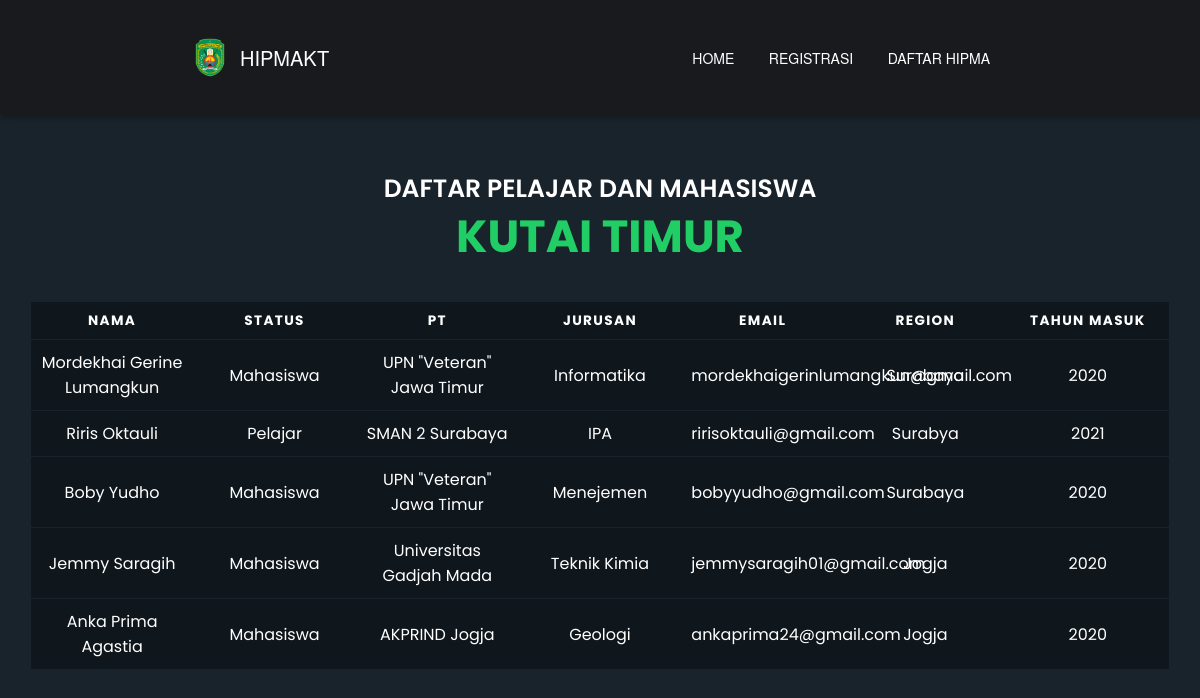
The app's page /index.php/daftarhipma/list with its own data.
### tables this page shows
CREATE TABLE `tb_listpelma` (
  `id` int(11) NOT NULL,
  `nama` varchar(50) NOT NULL,
  `status` varchar(30) NOT NULL,
  `pt` varchar(50) NOT NULL,
  `jurusan` varchar(30) NOT NULL,
  `email` varchar(50) NOT NULL,
  `region` varchar(30) NOT NULL,
  `tahunmasuk` varchar(11) NOT NULL
);

### application/controllers/Daftarhipma.php (called while the page is built, shortened)
<?php
class Daftarhipma extends CI_Controller{
    function __construct()
    {
        $this->load->model('hipma_data');
        $this->load->library('form_validation');
    }
    public function list()
    {
        $data['judul'] = "- Daftar Hipma";
        $data2['listhipma'] = $this->hipma_data->getData();
        $this->load->view('templates/header', $data);
        $this->load->view('pages/daftarhipma', $data2);
        $this->load->view('pages/modalregis');
        $this->load->view('templates/footer');
    }
}
?>

### index.php (called while the page is built, shortened)
<?php
require_once BASEPATH.'core/CodeIgniter.php';

### application/models/Hipma_data.php (called while the page is built, shortened)
<?php
class Hipma_data extends CI_Model{
    private $table = "tb_listpelma";
    public function getData()
    {
        return $this->db->get($this->table)->result();
    }
}
?>

### application/views/pages/daftarhipma.php (the view)
<div class="tabel">
    <table>
        <h3>daftar pelajar dan mahasiswa</h3>
        <h1>kutai timur</h1>
        <thead>
            <tr>
            <th scope="col">Nama</th>
            <th scope="col">Status</th>
            <th scope="col">PT</th>
            <th scope="col">Jurusan</th>
            <th scope="col">Email</th>
            <th scope="col">Region</th>
            <th scope="col">Tahun Masuk</th>
            </tr>
        </thead>
        <tbody>
            <?php
            foreach($listhipma as $row){
                ?>
                <tr>
                    <td><?= $row->nama; ?></td>
                    <td><?= $row->status; ?></td>
                    <td><?= $row->pt; ?></td>
                    <td><?= $row->jurusan; ?></td>
                    <td><?= $row->email; ?></td>
                    <td><?= $row->region; ?></td>
                    <td><?= $row->tahunmasuk; ?></td>
                </tr>
            <?php
            }
            ?>
        </tbody>
    </table>
</div>

### application/views/templates/header.php (shortened to what this page needs)
<!doctype html>
<html lang="en">
  <head>
    <link rel="stylesheet" href="<?= base_url('assets/css/style.css') ?>" />
    <link href="//db.onlinewebfonts.com/c/d7e8a95865396cddca89b00080d2cba6?family=SoDo+Sans+SemiBold" rel="stylesheet" type="text/css"/>
  </head>
  <body>
    <div class="navbar">
        <div class="navbar-kiri">
          <img src="<?= base_url('assets/img/kutaitimur3.png'); ?>" alt="hipmakt">
           <div>hipmakt</div>
        </div>
        <div class="navbar-kanan">
          <ul>
            <li><a href="<?= base_url(''); ?>">Home</a></li>
            <li><a id="myBtn" href="#">Registrasi</a></li>
            <li><a href="<?= site_url('daftarhipma'); ?>">Daftar HIPMA</a></li>
          </ul>
        </div>
    </div>

### application/views/templates/footer.php (shortened to what this page needs)
    </body>
</html>

### assets/css/style.css (style rules this page uses)
body { margin: 0px; font-family: "Poppins"; background-color: #19232b; color: #fff; }
.navbar { background-color: #181a1d; padding: 15px 180px 15px 180px; display: flex; justify-content: space-between; font-family: "SoDo Sans SemiBold", Helvetica Neue, Helvetica, Arial, sans-serif; box-shadow: 1px 3px 6px 0px rgba(0, 0, 0, 0.25); -webkit-box-shadow: 1px 3px 6px 0px rgba(0, 0, 0, 0.25); -moz-box-shadow: 1px 3px 6px 0px rgba(0, 0, 0, 0.25); }
.navbar-kiri { display: flex; align-items: center; }
.navbar-kiri div { text-transform: uppercase; font-size: 20px; }
.navbar-kiri img { width: 60px; }
.navbar-kanan { display: flex; align-items: center; }
ul { list-style: none; }
ul li { display: inline-block; margin: 0px 15px; }
ul li a { text-decoration: none; color: #fff; text-transform: uppercase; font-size: 14px; }
.navbar-kanan > * { padding: 15px; }
.tabel { padding: 30px; }
table { border: 1px solid #ccc; border-collapse: collapse; margin: 0; padding: 0; width: 100%; table-layout: fixed; }
.tabel h3 { display: flex; justify-content: center; text-transform: uppercase; font-weight: 600; font-size: 25px; }
.tabel h1 { color: #20ce65; display: flex; justify-content: center; text-transform: uppercase; font-weight: 700; font-size: 45px; margin-top: -30px; }
table tr { background-color: #0f161c; border: 1px solid #19232b; padding: 0.35em; }
table th, table td { padding: 0.625em; text-align: center; }
table th { font-size: 0.85em; letter-spacing: 0.1em; text-transform: uppercase; }

### records on screen
tb_listpelma: nama "Mordekhai Gerine Lumangkun", status "Mahasiswa", pt "UPN \"Veteran\" Jawa Timur", jurusan "Informatika", email "mordekhaigerinlumangkun@gmail.com", region "Surabaya", tahunmasuk "2020"
tb_listpelma: nama "Riris Oktauli", status "Pelajar", pt "SMAN 2 Surabaya", jurusan "IPA", email "ririsoktauli@gmail.com", region "Surabya", tahunmasuk "2021"
tb_listpelma: nama "Boby Yudho", status "Mahasiswa", pt "UPN \"Veteran\" Jawa Timur", jurusan "Menejemen", email "bobyyudho@gmail.com", region "Surabaya", tahunmasuk "2020"
tb_listpelma: nama "Jemmy Saragih", status "Mahasiswa", pt "Universitas Gadjah Mada", jurusan "Teknik Kimia", email "jemmysaragih01@gmail.com", region "Jogja", tahunmasuk "2020"
tb_listpelma: nama "Anka Prima Agastia", status "Mahasiswa", pt "AKPRIND Jogja", jurusan "Geologi", email "ankaprima24@gmail.com", region "Jogja", tahunmasuk "2020"
